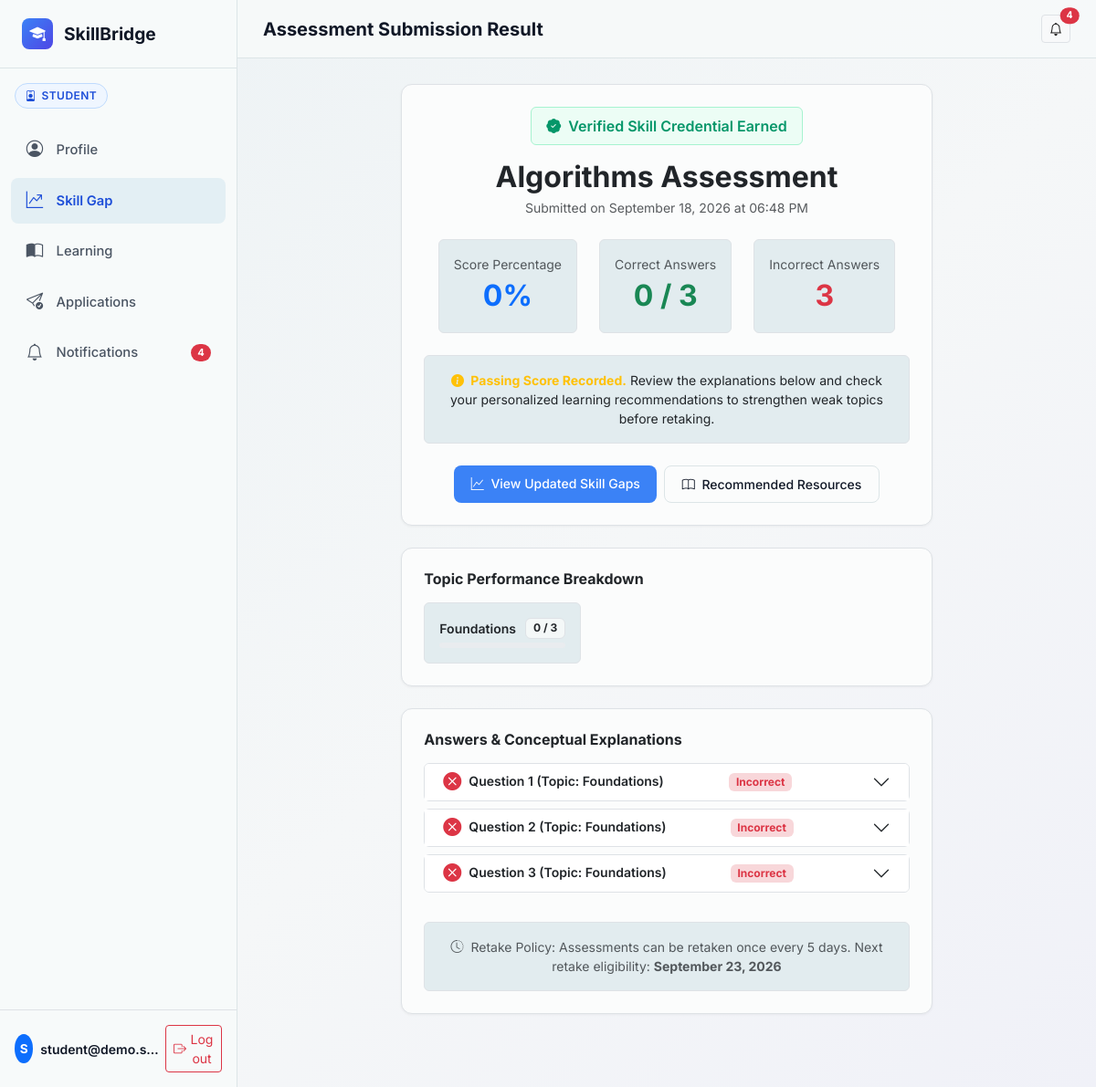
The app's page /student/assessment/result/2 (signed in) with its own data.
### models.py (models this page shows, shortened)
class User(db.Model):
    __tablename__ = 'users'
    id = db.Column(db.Integer, primary_key=True)
    email = db.Column(db.String(120), unique=True, nullable=False, index=True)
    password_hash = db.Column(db.String(255), nullable=False)
    role = db.Column(db.String(50), nullable=False)  # student, industry, academician, institution
    created_at = db.Column(db.DateTime, default=datetime.utcnow)
    student_profile = db.relationship('StudentProfile', backref='user', uselist=False, cascade="all, delete-orphan")
    industry_profile = db.relationship('IndustryProfile', backref='user', uselist=False, cascade="all, delete-orphan")
    academician_profile = db.relationship('AcademicianProfile', backref='user', uselist=False, cascade="all, delete-orphan")
    institution_profile = db.relationship('InstitutionProfile', backref='admin_user', uselist=False, cascade="all, delete-orphan")
    notifications = db.relationship('Notification', backref='user', lazy='dynamic', cascade="all, delete-orphan")

class Skill(db.Model):
    __tablename__ = 'skills'
    id = db.Column(db.Integer, primary_key=True)
    name = db.Column(db.String(100), unique=True, nullable=False, index=True)
    category = db.Column(db.String(50), nullable=False)  # technical, soft
    created_at = db.Column(db.DateTime, default=datetime.utcnow)
    assessments = db.relationship('Assessment', backref='skill', uselist=False, cascade="all, delete-orphan")
    learning_resources = db.relationship('LearningResource', backref='skill', lazy='dynamic', cascade="all, delete-orphan")
    student_skills = db.relationship('StudentSkill', backref='skill_ref', lazy='dynamic', cascade="all, delete-orphan")

class AssessmentAttempt(db.Model):
    __tablename__ = 'assessment_attempts'
    id = db.Column(db.Integer, primary_key=True)
    student_id = db.Column(db.Integer, db.ForeignKey('student_profiles.id', ondelete='CASCADE'), nullable=False)
    assessment_id = db.Column(db.Integer, db.ForeignKey('assessments.id', ondelete='CASCADE'), nullable=False)
    score = db.Column(db.Integer, nullable=False)  # raw score e.g. 6 out of 8
    total_questions = db.Column(db.Integer, nullable=False, default=8)
    percentage = db.Column(db.Integer, nullable=False)  # 0-100
    submitted_date = db.Column(db.DateTime, default=datetime.utcnow)
    _answers = db.Column('answers', db.Text, default='[]')  # JSON details of user choices
    _topic_breakdown = db.Column('topic_breakdown', db.Text, default='{}')
    next_retake_date = db.Column(db.DateTime, nullable=False)
    @property
    def answers(self):
        try:
            return json.loads(self._answers or '[]')
        except Exception:
            return []
    @answers.setter
    def answers(self, val):
        self._answers = json.dumps(val if isinstance(val, list) else [])
    @property
    def topic_breakdown(self):
        try:
            return json.loads(self._topic_breakdown or '{}')
        except Exception:
            return {}
    @topic_breakdown.setter
    def topic_breakdown(self, val):
        self._topic_breakdown = json.dumps(val if isinstance(val, dict) else {})

### routes/student_routes.py (the view)
@student_bp.route('/assessment/result/<int:attempt_id>')
@role_required('student')
def assessment_result(attempt_id):
    student = get_current_student()
    attempt = AssessmentAttempt.query.filter_by(id=attempt_id, student_id=student.id).first_or_404()
    assessment = attempt.assessment
    retake_eligible = datetime.utcnow() >= attempt.next_retake_date
    days_to_retake = max(0, (attempt.next_retake_date - datetime.utcnow()).days + 1)
    return render_template(
        'student/assessment_result.html',
        student=student,
        attempt=attempt,
        assessment=assessment,
        retake_eligible=retake_eligible,
        days_to_retake=days_to_retake
    )

### templates/student/assessment_result.html (shortened to what this page needs)
{% extends "base.html" %}
{% block page_title %}Assessment Submission Result{% endblock %}
{% block content %}
<div class="row justify-content-center">
    <div class="col-lg-8">
        <div class="card card-sb p-4 mb-4 text-center bg-white border">
            <div class="mb-3">
                <span class="badge-verified fs-6 py-2 px-3">
                    <i class="bi bi-patch-check-fill me-1"></i> Verified Skill Credential Earned
                </span>
            </div>
            <h2 class="fw-bold mb-1">{{ assessment.skill.name }} Assessment</h2>
            <div class="text-muted small mb-4">Submitted on {{ attempt.submitted_date.strftime('%B %d, %Y at %I:%M %p') }}</div>
            <div class="d-flex justify-content-center align-items-center gap-4 mb-4">
                <div class="p-3 border rounded bg-light" style="min-width: 140px;">
                    <div class="text-muted small">Score Percentage</div>
                    <div class="fs-2 fw-bold text-primary">{{ attempt.percentage }}%</div>
                </div>
                <div class="p-3 border rounded bg-light" style="min-width: 140px;">
                    <div class="text-muted small">Correct Answers</div>
                    <div class="fs-2 fw-bold text-success">{{ attempt.score }} / {{ attempt.total_questions }}</div>
                </div>
                <div class="p-3 border rounded bg-light" style="min-width: 140px;">
                    <div class="text-muted small">Incorrect Answers</div>
                    <div class="fs-2 fw-bold text-danger">{{ attempt.total_questions - attempt.score }}</div>
                </div>
            </div>
            <div class="p-3 bg-light rounded border small mb-4 mx-auto" style="max-width: 600px;">
                {% if attempt.percentage >= 70 %}
                <strong class="text-success"><i class="bi bi-check-circle-fill me-1"></i> Outstanding Performance!</strong> You have demonstrated solid verified competency in {{ assessment.skill.name }}. Your skill gap has been reduced.
                {% else %}
                <strong class="text-warning"><i class="bi bi-info-circle-fill me-1"></i> Passing Score Recorded.</strong> Review the explanations below and check your personalized learning recommendations to strengthen weak topics before retaking.
                {% endif %}
            </div>
            <div class="d-flex justify-content-center gap-2">
                <a href="{{ url_for('student.skill_gap') }}" class="btn btn-sm btn-sb-primary">
                    <i class="bi bi-graph-up me-1"></i> View Updated Skill Gaps
                </a>
                <a href="{{ url_for('student.learning', skill=assessment.skill.name) }}" class="btn btn-sm btn-sb-outline">
                    <i class="bi bi-book me-1"></i> Recommended Resources
                </a>
            </div>
        </div>
        {% if attempt.topic_breakdown %}
        <div class="card card-sb p-4 mb-4 bg-white border">
            <h6 class="fw-bold mb-3">Topic Performance Breakdown</h6>
            <div class="row g-2">
                {% for topic, stats in attempt.topic_breakdown.items() %}
                <div class="col-md-4">
                    <div class="p-3 border rounded bg-light">
                        <div class="d-flex justify-content-between align-items-center mb-1">
                            <span class="fw-semibold small">{{ topic }}</span>
                            <span class="badge bg-white text-dark border">{{ stats.correct }} / {{ stats.total }}</span>
                        </div>
                        <div class="progress" style="height: 6px;">
                        </div>
                    </div>
                </div>
                {% endfor %}
            </div>
        </div>
        {% endif %}
        <div class="card card-sb p-4 bg-white border">
            <h6 class="fw-bold mb-3">Answers & Conceptual Explanations</h6>
            <div class="accordion" id="accordionReview">
                {% for ans in attempt.answers %}
                <div class="accordion-item mb-2 border rounded">
                    <h2 class="accordion-header" id="heading_{{ loop.index }}">
                        <button class="accordion-button collapsed py-2" type="button" data-bs-toggle="collapse" data-bs-target="#collapse_{{ loop.index }}">
                            <span class="me-2">
                                {% if ans.is_correct %}
                                <i class="bi bi-check-circle-fill text-success fs-5"></i>
                                {% else %}
                                <i class="bi bi-x-circle-fill text-danger fs-5"></i>
                                {% endif %}
                            </span>
                            <span class="small fw-semibold">Question {{ loop.index }} (Topic: {{ ans.topic }})</span>
                            <span class="badge {% if ans.is_correct %}bg-success-subtle text-success{% else %}bg-danger-subtle text-danger{% endif %} ms-auto me-3 small">
                                {% if ans.is_correct %}Correct{% else %}Incorrect{% endif %}
                            </span>
                        </button>
                    </h2>
                </div>
                {% endfor %}
            </div>
            <div class="mt-4 p-3 bg-light rounded text-center small text-muted border">
                <i class="bi bi-clock-history me-1"></i> Retake Policy: Assessments can be retaken once every 5 days. Next retake eligibility: <strong>{{ attempt.next_retake_date.strftime('%B %d, %Y') }}</strong>
            </div>
        </div>
    </div>
</div>
{% endblock %}

### templates/base.html (shortened to what this page needs)
<!DOCTYPE html>
<html lang="en">
<head>
    <link href="https://cdn.jsdelivr.net/npm/bootstrap@5.3.3/dist/css/bootstrap.min.css" rel="stylesheet">
    <link rel="stylesheet" href="https://cdn.jsdelivr.net/npm/bootstrap-icons@1.11.3/font/bootstrap-icons.min.css">
    <link rel="stylesheet" href="{{ url_for('static', filename='css/style.css') }}">
</head>
<body>
    {% if current_user %}
    <div class="app-wrapper">
        <aside class="app-sidebar">
            <a href="/" class="brand-logo">
                <div class="brand-icon"><i class="bi bi-mortarboard-fill"></i></div>
                <span>SkillBridge</span>
            </a>
            <div class="px-3 pt-3 pb-1">
                <span class="role-badge role-badge-{{ current_user.role }}">
                    <i class="bi bi-person-badge"></i> {{ current_user.role }}
                </span>
            </div>
            <nav class="sidebar-nav">
                {% if current_user.role == 'student' %}
                <a href="{{ url_for('student.profile') }}" class="nav-item-link {% if request.endpoint == 'student.profile' %}active{% endif %}">
                    <i class="bi bi-person-circle"></i>
                    <span>Profile</span>
                </a>
                <a href="{{ url_for('student.skill_gap') }}" class="nav-item-link {% if request.endpoint in ['student.skill_gap', 'student.take_assessment', 'student.assessment_result', 'student.assessment_history'] %}active{% endif %}">
                    <i class="bi bi-graph-up-arrow"></i>
                    <span>Skill Gap</span>
                </a>
                <a href="{{ url_for('student.learning') }}" class="nav-item-link {% if request.endpoint == 'student.learning' %}active{% endif %}">
                    <i class="bi bi-book-half"></i>
                    <span>Learning</span>
                </a>
                <a href="{{ url_for('student.applications') }}" class="nav-item-link {% if request.endpoint == 'student.applications' %}active{% endif %}">
                    <i class="bi bi-send-check"></i>
                    <span>Applications</span>
                </a>
                <a href="{{ url_for('student.notifications') }}" class="nav-item-link {% if request.endpoint == 'student.notifications' %}active{% endif %}">
                    <i class="bi bi-bell"></i>
                    <span>Notifications</span>
                    {% if unread_notifications_count > 0 %}
                    <span class="badge bg-danger ms-auto rounded-pill">{{ unread_notifications_count }}</span>
                    {% endif %}
                </a>
                {% endif %}
            </nav>
            <div class="p-3 border-top mt-auto">
                <div class="d-flex align-items-center justify-content-between">
                    <div class="d-flex align-items-center gap-2 overflow-hidden">
                        <div class="bg-primary text-white rounded-circle d-flex align-items-center justify-content-center fw-bold" style="width: 32px; height: 32px; font-size: 0.85rem;">
                            {{ current_user.email[0]|upper }}
                        </div>
                        <div class="text-truncate">
                            <div class="small fw-semibold text-truncate">{{ current_user.email }}</div>
                        </div>
                    </div>
                    <a href="{{ url_for('auth.logout') }}" class="btn btn-sm btn-outline-danger d-inline-flex align-items-center gap-1 px-2" title="Log out of SkillBridge">
                        <i class="bi bi-box-arrow-right"></i>
                        <span>Log out</span>
                    </a>
                </div>
            </div>
        </aside>
        <div class="app-main">
            <header class="app-header">
                <div class="d-flex align-items-center gap-3">
                    <h5 class="mb-0 fw-bold">{% block page_title %}Dashboard{% endblock %}</h5>
                </div>
                <div class="d-flex align-items-center gap-2">
                    <a href="{% if current_user.role == 'student' %}{{ url_for('student.notifications') }}{% elif current_user.role == 'industry' %}{{ url_for('industry.notifications') }}{% elif current_user.role == 'academician' %}{{ url_for('academician.notifications') }}{% else %}{{ url_for('institution.notifications') }}{% endif %}" class="btn btn-sm btn-light position-relative border" title="Notifications">
                        <i class="bi bi-bell"></i>
                        {% if unread_notifications_count > 0 %}
                        <span class="position-absolute top-0 start-100 translate-middle badge rounded-pill bg-danger" style="font-size: 0.65rem;">
                            {{ unread_notifications_count }}
                        </span>
                        {% endif %}
                    </a>
                </div>
            </header>
            <main class="app-content">
                {% block content %}{% endblock %}
            </main>
        </div>
    </div>
    {% endif %}
</body>
</html>

### records on screen
User: role "STUDENT", email "S", email "student@demo.s…"
Skill: skill.name "Algorithms"
AssessmentAttempt: submitted_date "September 18, 2026 at 06:48 PM", percentage "0", score "0", total_questions "3", attempt.total_questions-attempt.score "3", next_retake_date "September 23, 2026"

### other values on screen
{{ unread_notifications_count }} "4"
{{ topic }} "Foundations"
{{ stats.correct }} "0"
{{ stats.total }} "3"
{{ ans.topic }} "Foundations" "Foundations" "Foundations"
